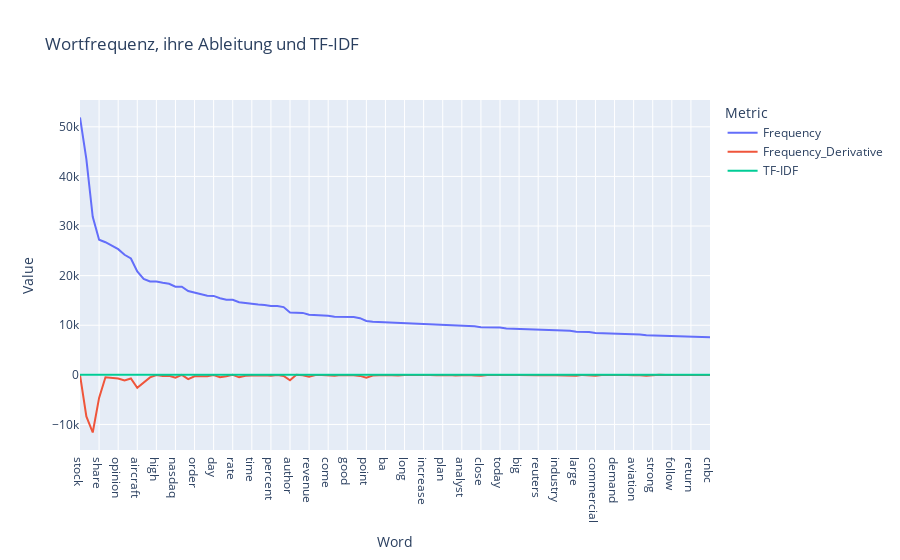

The notebook cell saved with this chart:
### Markdown cell above
## Zipf Luhn & TDF-IDF

### Code cell
# Artikel aus MongoDB abrufen
articles_cursor = articles_cursor_.clone()

# Konfigurationseinstellungen
config = {
    'stop_words': 'english',  # Stopwörter für Englisch
    'n_keywords': 100,  # Anzahl der Schlüsselwörter, die maximal angezeigt werden sollen
    'min_df': 5,   # Minimale Dokumentfrequenz für Wörter
    'max_df': 0.7, # Maximale Dokumentfrequenz für Wörter (als Anteil)
}

all_texts = []
article_ids = []
word_counts = []

# Texte und IDs sammeln und Wortzählung durchführen (ersetzen Sie dies durch Ihren tatsächlichen Code)
for article in articles_cursor:
    text = article['preprocessed_text']
    if text.strip():  # Überprüfen, ob der Text nicht leer ist
        all_texts.append(text)
        article_ids.append(article['_id'])
        word_counts.append(len(set(text.split())))  # Zählen der einzigartigen Wörter

# CountVectorizer initialisieren
vectorizer = CountVectorizer(stop_words=config['stop_words'], min_df=config['min_df'], max_df=config['max_df'])

# Texte transformieren
count_matrix = vectorizer.fit_transform(all_texts)

# Summe der Häufigkeiten für jedes Wort über alle Texte
word_frequencies = count_matrix.sum(axis=0).A1

# Feature-Namen (Wörter) aus dem Vectorizer extrahieren
feature_names = vectorizer.get_feature_names_out()

# DataFrame erstellen
frequency_df = pd.DataFrame(list(zip(feature_names, word_frequencies)), columns=['Word', 'Frequency'])

# DataFrame nach Häufigkeit sortieren
frequency_df = frequency_df.sort_values(by='Frequency', ascending=False).reset_index(drop=True)

# Ränge hinzufügen
frequency_df['Rank'] = frequency_df['Frequency'].rank(ascending=False, method='first').astype(int)

# Die obere Grenze von Wörtern setzen gemäß der Konfiguration
frequency_df = frequency_df.head(config['n_keywords'])

# Ableitung der Frequenz berechnen
frequency_df['Frequency_Derivative'] = frequency_df['Frequency'].diff().fillna(0)

# Berechnen der TF-IDF
tfidf_vectorizer = TfidfVectorizer(stop_words=config['stop_words'], min_df=config['min_df'], max_df=config['max_df'])
tfidf_matrix = tfidf_vectorizer.fit_transform(all_texts)
tfidf_values = tfidf_matrix.sum(axis=0).A1

# Hinzufügen der TF-IDF-Werte zum DataFrame
frequency_df['TF-IDF'] = tfidf_values[frequency_df.index]

# DataFrame für den Plot vorbereiten (Melting für Plotly Express)
melted_df = frequency_df.melt(id_vars=['Word', 'Rank'], value_vars=['Frequency', 'Frequency_Derivative', 'TF-IDF'],
                              var_name='Metric', value_name='Value')

# Plot erstellen
fig = px.line(melted_df, x='Word', y='Value', color='Metric', hover_data=['Value', 'Word', 'Rank'],
              title='Wortfrequenz, ihre Ableitung und TF-IDF')

# Anpassen der Achsen für eine bessere Lesbarkeit
fig.update_xaxes(type='category')

# Diagramm anzeigen
fig.show()
#frequency_df[['Word', 'Frequency', 'TF-IDF']].head(40)

### Figure 1 — Plotly figure (JSON) as saved in the notebook; plotly's stock layout.template omitted (floating-point values rounded to 4 significant figures)
{"data": [{"customdata": [[1], [2], [3], [4], [5], [6], [7], [8], [9], [10], [11], [12], [13], [14], [15], [16], [17], [18], [19], [20], [21], [22], [23], [24], [25], [26], [27], [28], [29], [30], [31], [32], [33], [34], [35], [36], [37], [38], [39], [40], [41], [42], [43], [44], [45], [46], [47], [48], [49], [50], [51], [52], [53], [54], [55], [56], [57], [58], [59], [60], [61], [62], [63], [64], [65], [66], [67], [68], [69], [70], [71], [72], [73], [74], [75], [76], [77], [78], [79], [80], [81], [82], [83], [84], [85], [86], [87], [88], [89], [90], [91], [92], [93], [94], [95], [96], [97], [98], [99], [100]], "hovertemplate": "Metric=Frequency<br>Word=%{x}<br>Value=%{y}<br>Rank=%{customdata[0]}<extra></extra>", "legendgroup": "Frequency", "line": {"color": "#636efa", "dash": "solid"}, "marker": {"symbol": "circle"}, "mode": "lines", "name": "Frequency", "orientation": "v", "showlegend": true, "type": "scatter", "x": ["stock", "company", "report", "share", "view", "market", "opinion", "new", "billion", "aircraft", "max", "plane", "high", "month", "expect", "nasdaq", "quarter", "price", "order", "week", "airline", "day", "earning", "air", "rate", "flight", "investor", "time", "reflect", "million", "percent", "jet", "express", "author", "buy", "necessarily", "revenue", "rise", "low", "come", "include", "business", "good", "trade", "zacks", "point", "free", "defense", "ba", "growth", "bank", "long", "china", "airbus", "increase", "service", "early", "plan", "fall", "estimate", "analyst", "end", "cost", "close", "like", "deal", "today", "sale", "gain", "big", "production", "space", "reuters", "airlines", "contract", "industry", "investment", "look", "large", "continue", "accord", "commercial", "add", "dow", "demand", "delivery", "work", "aviation", "united", "president", "strong", "average", "world", "follow", "term", "late", "return", "think", "crash", "cnbc"], "xaxis": "x", "y": [51879, 43488, 31866, 27224, 26737, 26065, 25344, 24202, 23457, 20840, 19346, 18823, 18793, 18548, 18368, 17782, 17765, 16891, 16590, 16226, 15931, 15909, 15440, 15141, 15133, 14634, 14434, 14280, 14170, 14100, 13899, 13874, 13661, 12556, 12554, 12492, 12114, 12082, 12075, 11915, 11726, 11718, 11711, 11643, 11431, 10853, 10700, 10648, 10616, 10560, 10413, 10389, 10385, 10360, 10262, 10218, 10126, 10111, 10085, 9948, 9923, 9892, 9772, 9607, 9588, 9553, 9523, 9349, 9299, 9279, 9197, 9179, 9110, 9096, 9049, 9021, 8962, 8893, 8692, 8686, 8615, 8458, 8404, 8369, 8360, 8355, 8324, 8221, 8154, 7962, 7925, 7924, 7901, 7892, 7840, 7743, 7730, 7657, 7631, 7578], "yaxis": "y"}, {"customdata": [[1], [2], [3], [4], [5], [6], [7], [8], [9], [10], [11], [12], [13], [14], [15], [16], [17], [18], [19], [20], [21], [22], [23], [24], [25], [26], [27], [28], [29], [30], [31], [32], [33], [34], [35], [36], [37], [38], [39], [40], [41], [42], [43], [44], [45], [46], [47], [48], [49], [50], [51], [52], [53], [54], [55], [56], [57], [58], [59], [60], [61], [62], [63], [64], [65], [66], [67], [68], [69], [70], [71], [72], [73], [74], [75], [76], [77], [78], [79], [80], [81], [82], [83], [84], [85], [86], [87], [88], [89], [90], [91], [92], [93], [94], [95], [96], [97], [98], [99], [100]], "hovertemplate": "Metric=Frequency_Derivative<br>Word=%{x}<br>Value=%{y}<br>Rank=%{customdata[0]}<extra></extra>", "legendgroup": "Frequency_Derivative", "line": {"color": "#EF553B", "dash": "solid"}, "marker": {"symbol": "circle"}, "mode": "lines", "name": "Frequency_Derivative", "orientation": "v", "showlegend": true, "type": "scatter", "x": ["stock", "company", "report", "share", "view", "market", "opinion", "new", "billion", "aircraft", "max", "plane", "high", "month", "expect", "nasdaq", "quarter", "price", "order", "week", "airline", "day", "earning", "air", "rate", "flight", "investor", "time", "reflect", "million", "percent", "jet", "express", "author", "buy", "necessarily", "revenue", "rise", "low", "come", "include", "business", "good", "trade", "zacks", "point", "free", "defense", "ba", "growth", "bank", "long", "china", "airbus", "increase", "service", "early", "plan", "fall", "estimate", "analyst", "end", "cost", "close", "like", "deal", "today", "sale", "gain", "big", "production", "space", "reuters", "airlines", "contract", "industry", "investment", "look", "large", "continue", "accord", "commercial", "add", "dow", "demand", "delivery", "work", "aviation", "united", "president", "strong", "average", "world", "follow", "term", "late", "return", "think", "crash", "cnbc"], "xaxis": "x", "y": [0, -8391, -11622, -4642, -487, -672, -721, -1142, -745, -2617, -1494, -523, -30, -245, -180, -586, -17, -874, -301, -364, -295, -22, -469, -299, -8, -499, -200, -154, -110, -70, -201, -25, -213, -1105, -2, -62, -378, -32, -7, -160, -189, -8, -7, -68, -212, -578, -153, -52, -32, -56, -147, -24, -4, -25, -98, -44, -92, -15, -26, -137, -25, -31, -120, -165, -19, -35, -30, -174, -50, -20, -82, -18, -69, -14, -47, -28, -59, -69, -201, -6, -71, -157, -54, -35, -9, -5, -31, -103, -67, -192, -37, -1, -23, -9, -52, -97, -13, -73, -26, -53], "yaxis": "y"}, {"customdata": [[1], [2], [3], [4], [5], [6], [7], [8], [9], [10], [11], [12], [13], [14], [15], [16], [17], [18], [19], [20], [21], [22], [23], [24], [25], [26], [27], [28], [29], [30], [31], [32], [33], [34], [35], [36], [37], [38], [39], [40], [41], [42], [43], [44], [45], [46], [47], [48], [49], [50], [51], [52], [53], [54], [55], [56], [57], [58], [59], [60], [61], [62], [63], [64], [65], [66], [67], [68], [69], [70], [71], [72], [73], [74], [75], [76], [77], [78], [79], [80], [81], [82], [83], [84], [85], [86], [87], [88], [89], [90], [91], [92], [93], [94], [95], [96], [97], [98], [99], [100]], "hovertemplate": "Metric=TF-IDF<br>Word=%{x}<br>Value=%{y}<br>Rank=%{customdata[0]}<extra></extra>", "legendgroup": "TF-IDF", "line": {"color": "#00cc96", "dash": "solid"}, "marker": {"symbol": "circle"}, "mode": "lines", "name": "TF-IDF", "orientation": "v", "showlegend": true, "type": "scatter", "x": ["stock", "company", "report", "share", "view", "market", "opinion", "new", "billion", "aircraft", "max", "plane", "high", "month", "expect", "nasdaq", "quarter", "price", "order", "week", "airline", "day", "earning", "air", "rate", "flight", "investor", "time", "reflect", "million", "percent", "jet", "express", "author", "buy", "necessarily", "revenue", "rise", "low", "come", "include", "business", "good", "trade", "zacks", "point", "free", "defense", "ba", "growth", "bank", "long", "china", "airbus", "increase", "service", "early", "plan", "fall", "estimate", "analyst", "end", "cost", "close", "like", "deal", "today", "sale", "gain", "big", "production", "space", "reuters", "airlines", "contract", "industry", "investment", "look", "large", "continue", "accord", "commercial", "add", "dow", "demand", "delivery", "work", "aviation", "united", "president", "strong", "average", "world", "follow", "term", "late", "return", "think", "crash", "cnbc"], "xaxis": "x", "y": [3.505, 1.536, 3.141, 11.62, 0.6578, 0.8485, 26.14, 10.99, 2.445, 1.032, 0.7652, 4.279, 14.64, 9.935, 4.228, 0.9952, 0.5131, 7.175, 0.5443, 1.647, 3.851, 3.695, 1.781, 2.204, 2.15, 1.854, 0.4966, 0.6658, 2.404, 1.356, 0.4676, 10.1, 0.3822, 0.8379, 1.825, 34.97, 0.5474, 0.3952, 2.351, 56.9, 4.223, 1.166, 0.8001, 5.743, 0.7447, 1.159, 26.67, 0.5667, 4.652, 1.304, 1.172, 10.48, 1.18, 0.3741, 3.188, 1.432, 0.6822, 2.607, 3.335, 1.117, 9.418, 3.457, 4.355, 1.319, 6.512, 2.699, 4.409, 9.785, 7.591, 0.3139, 0.4469, 1.796, 0.7772, 0.8859, 7.699, 2.747, 0.6681, 0.328, 4.235, 0.3855, 0.7345, 0.5202, 0.7363, 2.216, 3.838, 0.5864, 1.491, 28.44, 4.253, 6.341, 0.7422, 0.3612, 4.049, 20.79, 3.473, 3.587, 0.3239, 39.79, 0.4214, 4.16], "yaxis": "y"}], "layout": {"autosize": true, "legend": {"title": {"text": "Metric"}, "tracegroupgap": 0}, "title": {"text": "Wortfrequenz, ihre Ableitung und TF-IDF"}, "xaxis": {"anchor": "y", "autorange": true, "domain": [0, 1], "range": [0, 99], "showspikes": false, "title": {"text": "Word"}, "type": "category"}, "yaxis": {"anchor": "x", "autorange": true, "domain": [0, 1], "range": [-15150.0, 55410.0], "showspikes": false, "title": {"text": "Value"}, "type": "linear"}}}
